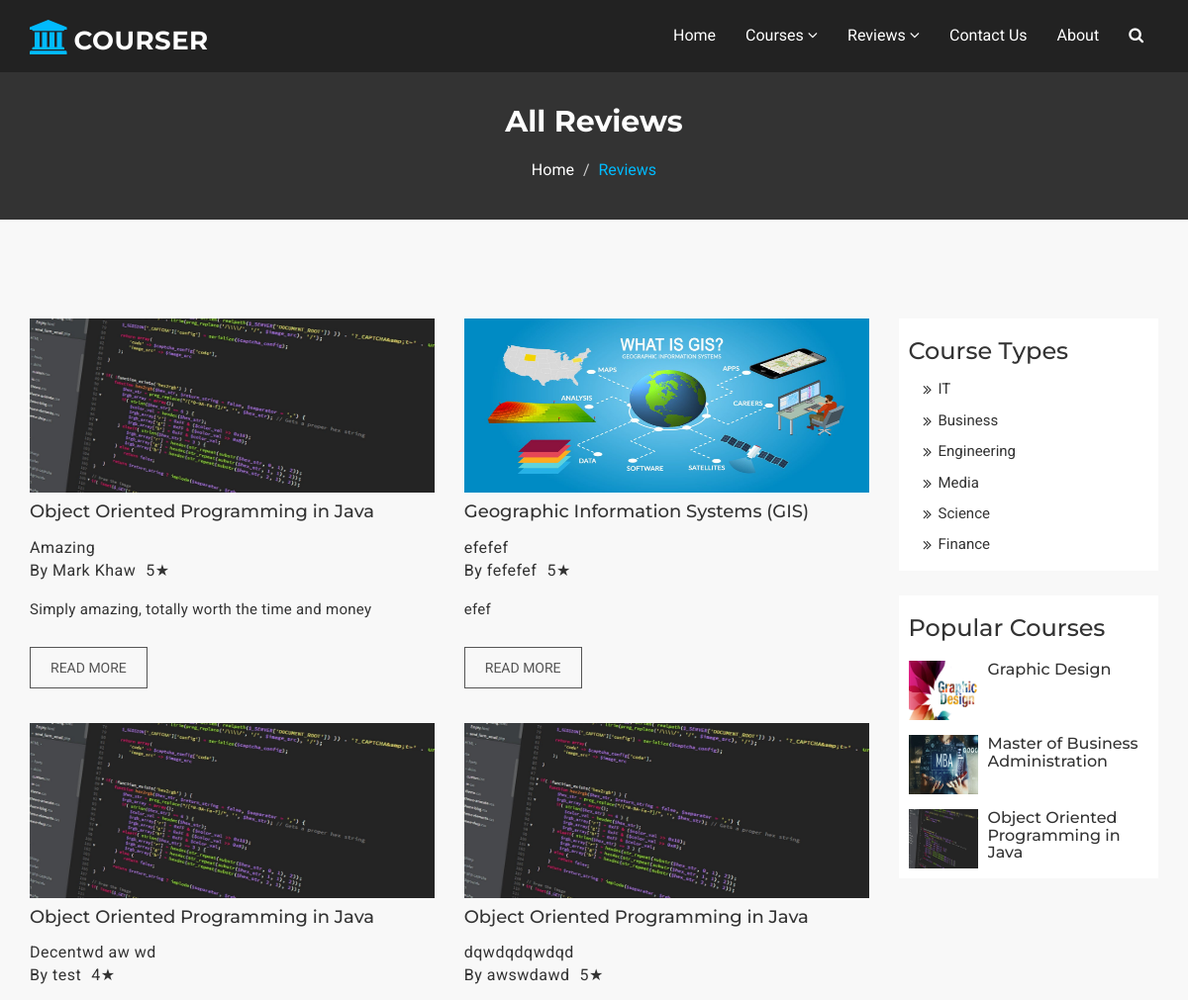
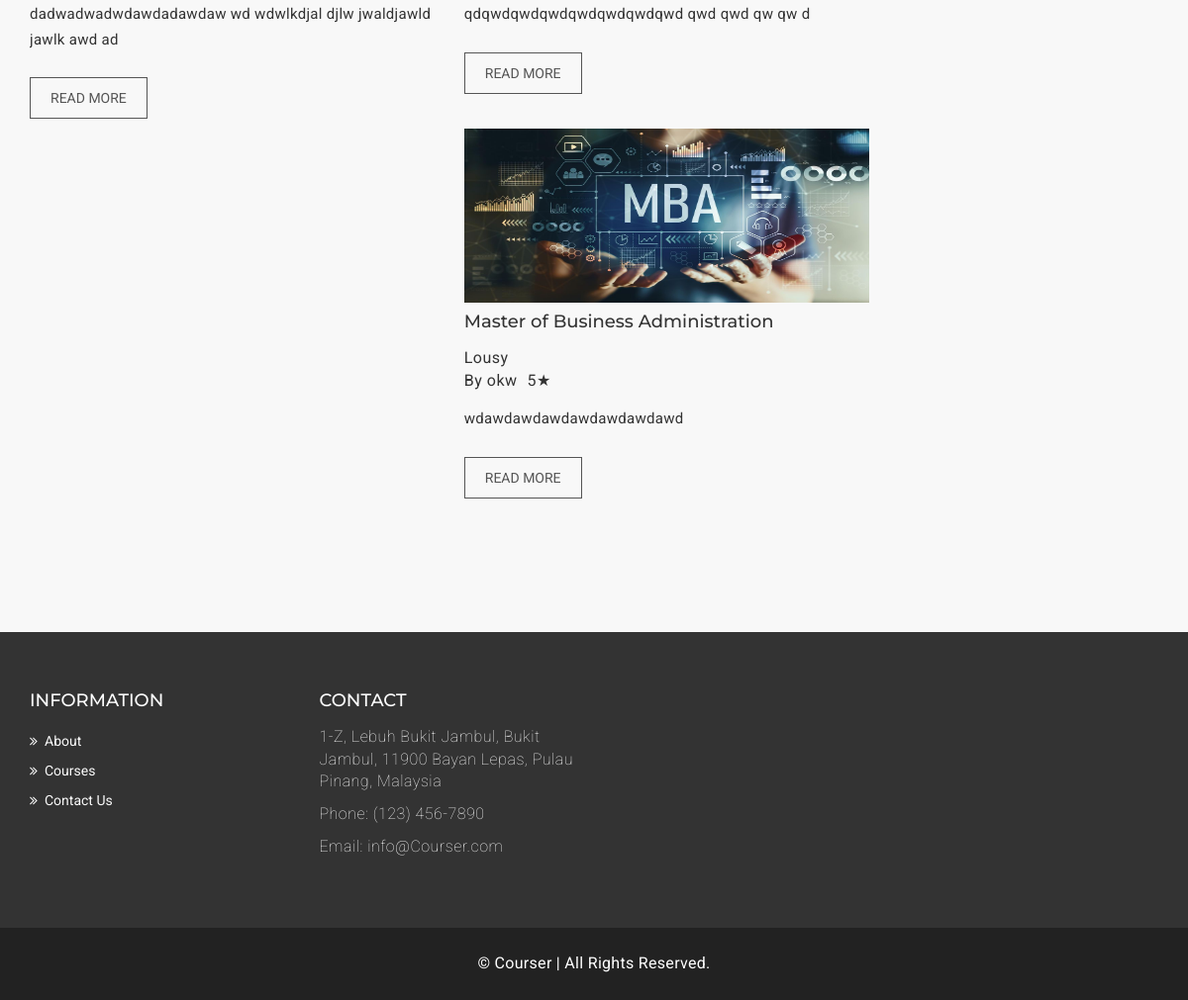
/reviewall.php, run on the app's committed database (2 pictures, top to bottom).
### tables this page shows
CREATE TABLE `reviews` (
  `review_id` int(11) NOT NULL,
  `course_id` int(11) NOT NULL,
  `review_name` text NOT NULL,
  `review_title` text NOT NULL,
  `review_text` text NOT NULL,
  `review_rating` int(11) NOT NULL,
  `review_email` text NOT NULL
);

CREATE TABLE `courses` (
  `course_id` int(11) NOT NULL,
  `course_name` varchar(200) NOT NULL,
  `course_type` varchar(200) NOT NULL,
  `course_cost` varchar(300) NOT NULL,
  `course_length` varchar(200) NOT NULL,
  `course_desc` varchar(10000) NOT NULL,
  `course_info` varchar(10000) NOT NULL,
  `course_img` varchar(100) NOT NULL,
  `course_classes` varchar(200) NOT NULL,
  `course_prov` varchar(200) NOT NULL
);

### reviewall.php (the view, shortened to what this page needs)
<?php
	include_once('dbinc.php');
	$sql = "SELECT * FROM reviews;";
	$result = mysqli_query($conn, $sql) or die("Bad Query:$sql");
?>
<!DOCTYPE html>
<html lang="en">
  <head>
    <link href="assets/css/font-awesome.css" rel="stylesheet">
    <link href="assets/css/bootstrap.css" rel="stylesheet">
    <link rel="stylesheet" type="text/css" href="assets/css/slick.css">
    <link rel="stylesheet" href="assets/css/jquery.fancybox.css" type="text/css" media="screen" />
    <link id="switcher" href="assets/css/theme-color/default-theme.css" rel="stylesheet">
    <link href="assets/css/style.css" rel="stylesheet">
  </head>
  <body>
 <section id="mu-page-breadcrumb">
   <div class="container">
     <div class="row">
       <div class="col-md-12">
         <div class="mu-page-breadcrumb-area">
           <h2>All Reviews</h2>
           <ol class="breadcrumb">
            <li><a href="index.php">Home</a></li>
            <li class="active">Reviews</li>
          </ol>
         </div>
       </div>
     </div>
   </div>
 </section>
 <section id="mu-course-content">
   <div class="container">
     <div class="row">
       <div class="col-md-12">
         <div class="mu-course-content-area">
            <div class="row">
              <div class="col-md-9">
                <div class="mu-course-container mu-blog-archive">
                  <div class="row">
				  <?php
				  while($row = mysqli_fetch_array($result))
				  {
					  ?>
                    <div class="col-md-6 col-sm-6">
                      <article class="mu-blog-single-item">
                        <figure class="mu-blog-single-img">
						<?php
						  $courseid = $row['course_id'];
						  $sql2 = "SELECT * FROM courses where course_id='$courseid';";
					      $result2 = mysqli_query($conn, $sql2) or die("Bad Query:$sql2");
	                      $row2 = mysqli_fetch_array($result2);
						  ?>
                          <a href="reviewsingle.php?id=<?php echo $row['review_id']?>"><img src="<?php echo $row2['course_img']?>" alt="img" width="331.75" height = "176.38"></a>
                          <figcaption class="mu-blog-caption">
                            <h4><a href="reviewsingle.php?id=<?php echo $row['review_id']?>"><?php echo $row2['course_name']?></a></h3>
                          </figcaption>
                        </figure>
                        <div class="mu-blog-meta">
						  <a><?php echo $row['review_title']?></a>
						  <br>
                          <a>By <?php echo $row['review_name']?></a>
                          <a><?php echo $row['review_rating']?>★</a>
                        </div>
                        <div class="mu-blog-description">
                          <p class="elipsis"><?php echo $row['review_text']?></p>
                          <a class="mu-read-more-btn" href="reviewsingle.php?id=<?php echo $row['review_id']?>">Read More</a>
                        </div>
                      </article>
                    </div>
					<?php
				  }
				  ?>
                  </div>
                </div>
              </div>
              <div class="col-md-3">
                <aside class="mu-sidebar">
                  <div class="mu-single-sidebar">
                    <h3>Course Types</h3>
                    <ul class="mu-sidebar-catg">
                      <li><a href="search.php?search=IT&submit-search=true">IT</a></li>
                      <li><a href="search.php?search=Business&submit-search=true">Business</a></li>
                      <li><a href="search.php?search=Engineering&submit-search=true">Engineering</a></li>
                      <li><a href="search.php?search=Media&submit-search=true">Media</a></li>
                      <li><a href="search.php?search=Science&submit-search=true">Science</a></li>
                      <li><a href="search.php?search=Finance&submit-search=true">Finance</a></li>
                    </ul>
                  </div>
                  <div class="mu-single-sidebar">
                    <h3>Popular Courses</h3>
                    <div class="mu-sidebar-popular-courses">
                      <div class="media">
                        <div class="media-left">
						<?php
						     $related = "SELECT * FROM courses WHERE course_id='4';";
						     $result3 = mysqli_query($conn, $related) or die("Bad Query:$related");
							 $row3 = mysqli_fetch_array($result3);
							?>
                          <a href="course-detail.php?id=4">
                            <img class="media-object" src="<?php echo $row3['course_img']?>" alt="img">
                          </a>
                        </div>
                        <div class="media-body">
                          <h4 class="media-heading"><a href="course-detail.php?id=4"><?php echo $row3['course_name']?></a></h4>
                        </div>
                      </div>
                        <div class="media">
                        <div class="media-left">
						<?php
						     $related = "SELECT * FROM courses WHERE course_id='3';";
						     $result3 = mysqli_query($conn, $related) or die("Bad Query:$related");
							 $row3 = mysqli_fetch_array($result3);
							?>
                          <a href="course-detail.php?id=3">
                            <img class="media-object" src="<?php echo $row3['course_img']?>" alt="img">
                          </a>
                        </div>
                        <div class="media-body">
                          <h4 class="media-heading"><a href="course-detail.php?id=3"><?php echo $row3['course_name']?></a></h4>
                        </div>
                      </div>
                      <div class="media">
                        <div class="media-left">
						<?php
						     $related = "SELECT * FROM courses WHERE course_id='1';";
						     $result3 = mysqli_query($conn, $related) or die("Bad Query:$related");
							 $row3 = mysqli_fetch_array($result3);
							?>
                          <a href="course-detail.php?id=1">
                            <img class="media-object" src="<?php echo $row3['course_img']?>" alt="img">
                          </a>
                        </div>
                        <div class="media-body">
                          <h4 class="media-heading"><a href="course-detail.php?id=1"><?php echo $row3['course_name']?></a></h4>
                        </div>
                      </div>
                    </div>
                  </div>
                </aside>
             </div>
           </div>
         </div>
       </div>
     </div>
   </div>
 </section>
  </body>
</html>

### assets/css/theme-color/default-theme.css (style rules this page uses)
#mu-menu .navbar-header .navbar-brand i { color: #01bafd; }
#mu-page-breadcrumb .mu-page-breadcrumb-area .breadcrumb .active { color: #01bafd; }
#mu-course-content { background-color: #f8f8f8; display: inline; float: left; padding: 100px 0; width: 100%; }
#mu-course-content .mu-course-content-area { display: inline; float: left; width: 100%; }
#mu-course-content .mu-course-content-area .mu-course-container { display: inline; float: left; width: 100%; }

### reviewall.php (style rules this page uses)
p.elipsis { display: -webkit-box; -webkit-line-clamp: 5; -webkit-box-orient: vertical; overflow: hidden; text-overflow: ellipsis; }

### data on the page
reviews: course.course_name "Object Oriented Programming in Java", review_title "Amazing", review_name "Mark Khaw", review_rating "5", review_text "Simply amazing, totally worth the time and money"
reviews: shows a picture, course.course_name "Geographic Information Systems (GIS)", review_title "efefef", review_name "fefefef", review_rating "5", review_text "efef"
reviews: course.course_name "Object Oriented Programming in Java", review_title "Decentwd aw wd", review_name "test", review_rating "4", review_text "dadwadwadwdawdadawdaw wd wdwlkdjal djlw jwaldjawld jawlk awd ad"
reviews: course.course_name "Object Oriented Programming in Java", review_title "dqwdqdqwdqd", review_name "awswdawd", review_rating "5", review_text "qdqwdqwdqwdqwdqwdqwdqwd qwd qwd qw qw d"
reviews: shows a picture, course.course_name "Master of Business Administration", review_title "Lousy", review_name "okw", review_rating "5", review_text "wdawdawdawdawdawdawdawd"
courses: course_name "Graphic Design"
courses: course_name "Master of Business Administration"
courses: course_name "Object Oriented Programming in Java"
